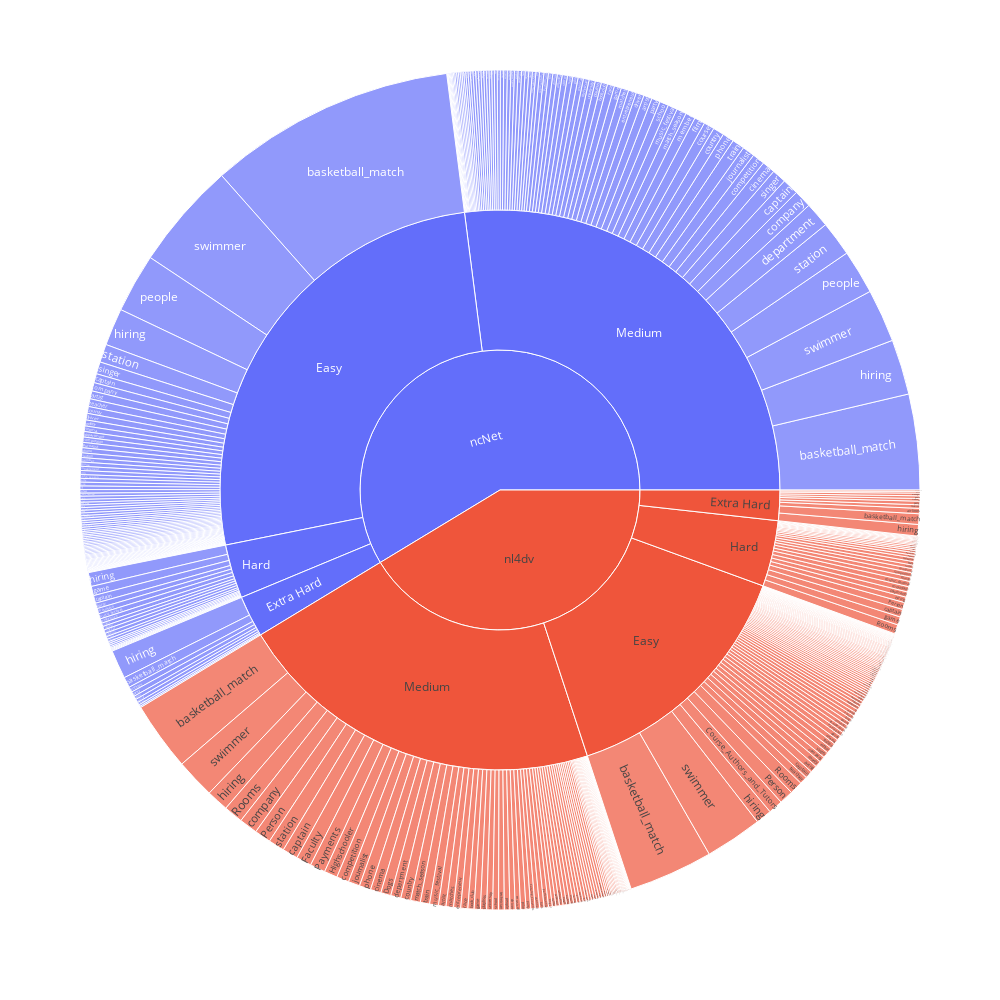

Notebook source saved alongside this figure:
### Markdown cell above
Show the distribution of types of results in a Sunburst

### Code cell
# Create a sunburst chart using the evaluation dataframe
import plotly.express as px
produced_viz_df = produced_viz_df[produced_viz_df['hardness'] != 'unknown']
fig = px.sunburst(produced_viz_df, path=['model_name', 'hardness', 'dataset_name'], width=1000, height=1000)

# Model, then datasets, then median SSIM

fig.show()

### Figure 1 — Plotly figure (JSON) as saved in the notebook; plotly's stock layout.template omitted (floating-point values rounded to 4 significant figures; data arrays with more than 128 entries replaced by an {"elided": "..."} marker saying what was removed)
{"data": [{"branchvalues": "total", "domain": {"x": [0, 1], "y": [0, 1]}, "hovertemplate": "labels=%{label}<br>count=%{value}<br>parent=%{parent}<br>id=%{id}<extra></extra>", "ids": {"elided": "423 str values"}, "labels": {"elided": "423 str values"}, "name": "", "parents": {"elided": "423 str values"}, "type": "sunburst", "values": {"elided": "423 int values"}}], "layout": {"height": 1000, "legend": {"tracegroupgap": 0}, "margin": {"t": 60}, "width": 1000}}
